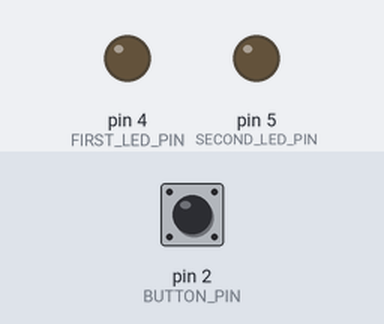
A sketch run on a simulated Arduino Uno, built with avr-gcc and run on an emulated ATmega328P. Parts: output pins drawn as LEDs (lit = HIGH). Dashed ring = blinking. The test bench sets the inputs (shaded band); at power-on: pin 2 (BUTTON_PIN) HIGH.

Above: at 1.2 s.
1.3 s: pin 2 (BUTTON_PIN) pulled LOW for 1 s
At 2.28 s:
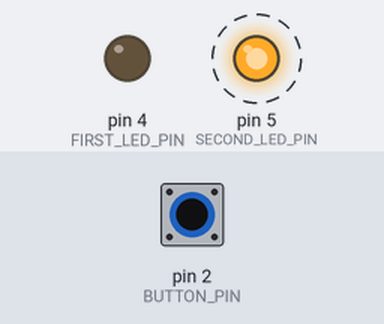
3.8 s: pin 2 (BUTTON_PIN) pulled LOW for 0.15 s
At 5.4 s:
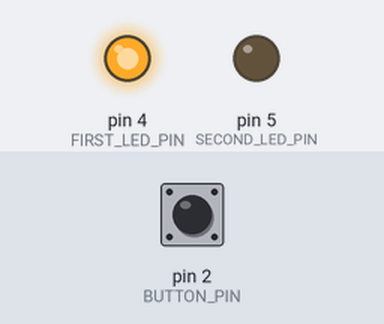
5.7 s: pin 2 (BUTTON_PIN) pulled LOW for 3.2 s
At 6.49 s:
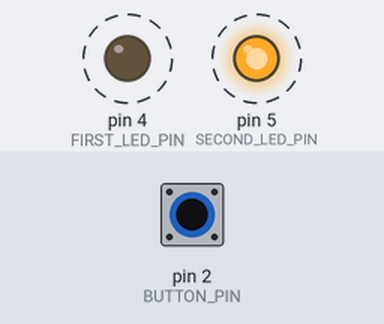
10.4 s: pin 2 (BUTTON_PIN) pulsed LOW 5 times (0.12 s each, 0.3 s apart)
At 11.1 s:
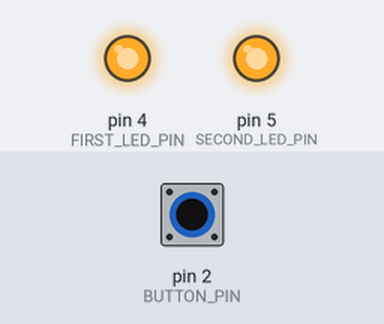
Timing chart, 0 to 13.6 s (numbered marks = the images above; inputs shaded):
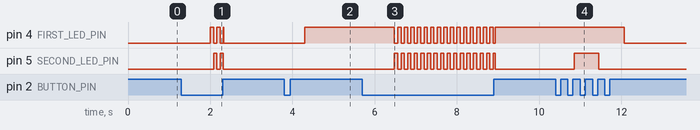

The sketch:

lesson7_super_led_project.ino
```cpp
// С любого цифрового или аналогового вывода можно снять максимум 40 мА
// Можно питать максимум 2 светодиода на полную яркость
// Светодиод питается током
// Анод (+) длиннее, чем катод (-)
// Характеристики светодиода:
//    Iпит - ток питания (максимальный ток для светодиода равен 20 мА)
//    Uпад - напряжение падения (зависит от цвета светодиода)
// R = (Vпит - Vпад) / Iпит = (5 - 3) / 0,02 = 100; (увеличивать R можно для настройки яркость, уменьшать нельзя - светодиод может сгореть)

#include <Arduino.h>

constexpr uint8_t BUTTON_PIN = 2;
constexpr uint8_t FIRST_LED_PIN = 4;
constexpr uint8_t SECOND_LED_PIN = 5;

constexpr uint32_t DEBOUNCE_MS = 30;
constexpr uint32_t DOUBLE_CLICK_MS = 350;
constexpr uint32_t LONG_PRESS_MS = 700;
constexpr uint32_t BLINK_INTERVAL_MS = 80;

enum class ButtonEvent {
  None,
  SingleClick,
  DoubleClick,
  HoldStarted,
  HoldEnded
};

struct ButtonState {
  bool rawPressed = false;
  bool pressed = false;
  bool holding = false;
  bool waitingForSecondClick = false;

  uint32_t rawChangedAt = 0;
  uint32_t pressedAt = 0;
  uint32_t releasedAt = 0;
};

struct LedState {
  bool firstOn = false;
  bool secondOn = false;
  bool blinking = false;
  bool firstBlinkOn = true;

  uint32_t blinkChangedAt = 0;
};

ButtonState button;
LedState leds;

ButtonEvent readButtonEvent(uint32_t now);
bool updateDebouncedButton(uint32_t now);
ButtonEvent handleButtonPress();
ButtonEvent handleButtonRelease();
ButtonEvent detectTimedEvent(uint32_t now);
void handleButtonEvent(ButtonEvent event);
void updateLeds(uint32_t now);

void setup() {
  pinMode(BUTTON_PIN, INPUT_PULLUP);
  pinMode(FIRST_LED_PIN, OUTPUT);
  pinMode(SECOND_LED_PIN, OUTPUT);

  digitalWrite(FIRST_LED_PIN, LOW);
  digitalWrite(SECOND_LED_PIN, LOW);
}

void loop() {
  handleButtonEvent(readButtonEvent(millis()));
  updateLeds(millis());
}

void handleButtonEvent(ButtonEvent event) {
  switch (event) {
    case ButtonEvent::SingleClick:
      leds.firstOn = !leds.firstOn;
      break;

    case ButtonEvent::DoubleClick:
      leds.secondOn = !leds.secondOn;
      break;

    case ButtonEvent::HoldStarted:
      leds.blinking = true;
      leds.firstBlinkOn = true;
      leds.blinkChangedAt = millis();
      break;

    case ButtonEvent::HoldEnded:
      leds.blinking = false;
      break;

    case ButtonEvent::None:
      break;
  }
}

void updateLeds(uint32_t now) {
  if (leds.blinking &&
      now - leds.blinkChangedAt >= BLINK_INTERVAL_MS) {
    leds.firstBlinkOn = !leds.firstBlinkOn;
    leds.blinkChangedAt = now;
  }

  const bool firstOn =
      leds.blinking ? leds.firstBlinkOn : leds.firstOn;

  const bool secondOn =
      leds.blinking ? !leds.firstBlinkOn : leds.secondOn;

  digitalWrite(FIRST_LED_PIN, firstOn ? HIGH : LOW);
  digitalWrite(SECOND_LED_PIN, secondOn ? HIGH : LOW);
}

ButtonEvent readButtonEvent(uint32_t now) {
  if (updateDebouncedButton(now)) {
    return button.pressed
        ? handleButtonPress()
        : handleButtonRelease();
  }

  return detectTimedEvent(now);
}

bool updateDebouncedButton(uint32_t now) {
  const bool rawPressed = digitalRead(BUTTON_PIN) == LOW;

  if (rawPressed != button.rawPressed) {
    button.rawPressed = rawPressed;
    button.rawChangedAt = now;
  }

  if (now - button.rawChangedAt < DEBOUNCE_MS) {
    return false;
  }

  if (button.pressed == button.rawPressed) {
    return false;
  }

  button.pressed = button.rawPressed;
  return true;
}

ButtonEvent handleButtonPress() {
  button.pressedAt = button.rawChangedAt;

  // Позднее нажатие начинает новый клик.
  // Предыдущий клик в этом случае считается одиночным.
  if (button.waitingForSecondClick &&
      button.pressedAt - button.releasedAt >= DOUBLE_CLICK_MS) {
    button.waitingForSecondClick = false;
    return ButtonEvent::SingleClick;
  }

  return ButtonEvent::None;
}

ButtonEvent handleButtonRelease() {
  // Отпускание после удержания не считается кликом.
  if (button.holding) {
    button.holding = false;
    return ButtonEvent::HoldEnded;
  }

  if (button.waitingForSecondClick) {
    button.waitingForSecondClick = false;
    return ButtonEvent::DoubleClick;
  }

  button.waitingForSecondClick = true;
  button.releasedAt = button.rawChangedAt;

  return ButtonEvent::None;
}

ButtonEvent detectTimedEvent(uint32_t now) {
  if (button.pressed &&
      button.rawPressed &&
      !button.holding &&
      now - button.pressedAt >= LONG_PRESS_MS) {
    button.holding = true;

    // Удержание отменяет ожидающий одиночный клик.
    button.waitingForSecondClick = false;

    return ButtonEvent::HoldStarted;
  }

  // Ждём завершения подавления дребезга второго нажатия,
  // прежде чем признать предыдущий клик одиночным.
  if (!button.pressed &&
      !button.rawPressed &&
      button.waitingForSecondClick &&
      now - button.releasedAt >= DOUBLE_CLICK_MS) {
    button.waitingForSecondClick = false;
    return ButtonEvent::SingleClick;
  }

  return ButtonEvent::None;
}
```

Measured:
- after the input at 1.3 s, pin 4 (FIRST_LED_PIN): goes HIGH 0.08 s, LOW 0.08 s, HIGH 0.08 s, LOW 0.08 s, HIGH 0.01 s, then LOW, starting after 0.70 s; pin 5 (SECOND_LED_PIN): alternates HIGH for 0.08 s and LOW for 0.08 s, 4 changes in all, then stays LOW, starting after 0.78 s
- after the input at 3.8 s, pin 4 (FIRST_LED_PIN): LOW → HIGH after 0.50 s
- after the input at 5.7 s, pin 4 (FIRST_LED_PIN): alternates HIGH for 0.08 s and LOW for 0.08 s, 32 changes in all, then stays HIGH, starting after 0.78 s; pin 5 (SECOND_LED_PIN): alternates HIGH for 0.08 s and LOW for 0.08 s, 32 changes in all, then stays LOW, starting after 0.78 s
- after the input at 10.4 s, pin 4 (FIRST_LED_PIN): HIGH → LOW after 1.7 s; pin 5 (SECOND_LED_PIN): LOW → HIGH after 0.45 s, → LOW 0.60 s later
